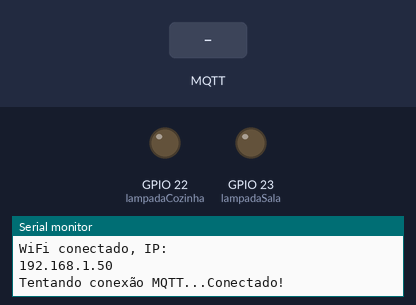
Bench run of a sketch on a simulated ESP32. Shown: output pins drawn as LEDs (lit = HIGH), the last lines printed to the serial monitor. The inputs (shaded band) are chosen by the test bench. WiFi joins after 1.5 s; servers stay silent unless stated; random numbers use the default seed unless the sketch sets one; no MQTT or app messages arrive unless stated.

Above: at 2.7 s.
2.8 s: MQTT message "1" arrives on the first subscribed topic
At 3.6 s:
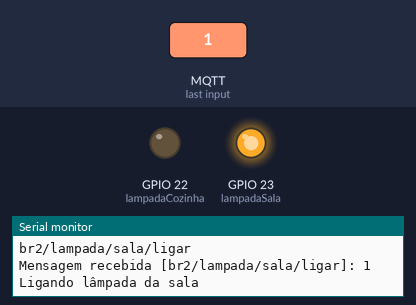
4.3 s: MQTT message "1" arrives on the third subscribed topic
At 4.8 s:
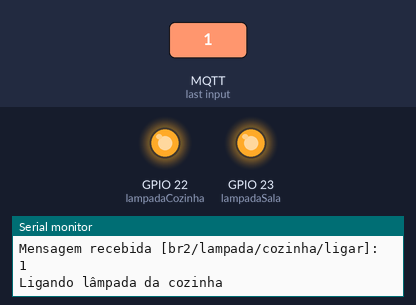
5.8 s: MQTT message "1" arrives on the second subscribed topic
At 7.0 s:
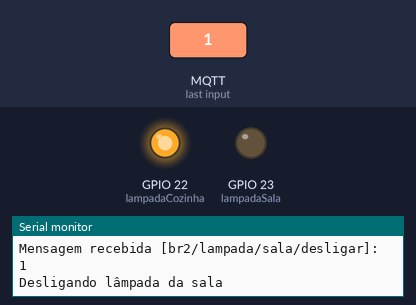
7.3 s: MQTT message "0" arrives on the first subscribed topic
At 8.3 s:
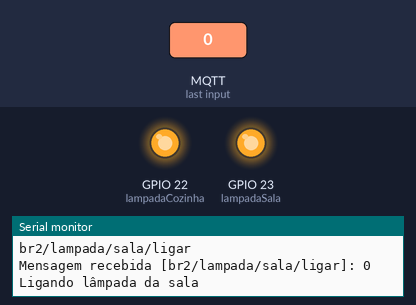
8.8 s: MQTT message "0" arrives on the second subscribed topic
At 9.4 s:
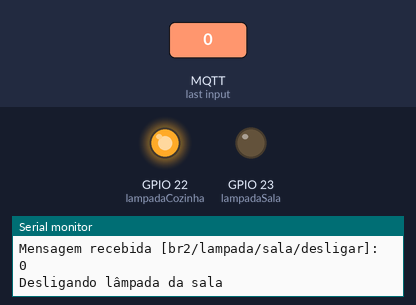
Timing chart, 0 to 11.3 s (numbered marks = the images above; inputs shaded):
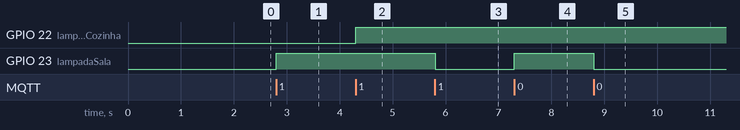

The sketch:

main.ino
```cpp
#include <Arduino.h>
#include <WiFi.h>
#include <PubSubClient.h>

const char* ssid = "AndroidAP0C94";
const char* password = "paodequeijo";

const char* mqtt_server = "broker.hivemq.com";
const int mqtt_port = 1883;

WiFiClient espClient;
PubSubClient client(espClient);

const int lampadaSala = 23;
const int lampadaCozinha = 22;

void setup_wifi() {
  delay(10);
  Serial.println("Conectando ao WiFi...");
  WiFi.begin(ssid, password);

  while (WiFi.status() != WL_CONNECTED)
  {
    delay(500);
    Serial.println(".");
  }
  Serial.println("");
  Serial.println("WiFi conectado, IP: ");
  Serial.println(WiFi.localIP());
}

void callback(char* topic, byte* payload, unsigned int length) {
  Serial.println(topic);
  String message;
  for (unsigned int i = 0; i < length; i++) {
    message += (char)payload[i];
  }

  Serial.print("Mensagem recebida [");
  Serial.print(topic);
  Serial.print("]: ");
  Serial.println(message);

  if (String(topic) == "br2/lampada/sala/ligar") {
    Serial.println("Ligando lâmpada da sala");
    digitalWrite(lampadaSala, HIGH);
  }
  else if (String(topic) == "br2/lampada/sala/desligar") {
    Serial.println("Desligando lâmpada da sala");
    digitalWrite(lampadaSala, LOW);
  }

  if (String(topic) == "br2/lampada/cozinha/ligar") {
    Serial.println("Ligando lâmpada da cozinha");
    digitalWrite(lampadaCozinha, HIGH);
  }
  else if (String(topic) == "br2/lampada/cozinha/desligar") {
    Serial.println("Desligando lâmpada da cozinha");
    digitalWrite(lampadaCozinha, LOW);
  }
}

void reconnect() {
  while (!client.connected()) {
    Serial.print("Tentando conexão MQTT...");
    String clientId = "ESP32-" + String(random(0xffff), HEX);

    if (client.connect(clientId.c_str())) {
      Serial.println("Conectado!");

      client.subscribe("br2/lampada/sala/ligar");
      client.subscribe("br2/lampada/sala/desligar");
      client.subscribe("br2/lampada/cozinha/ligar");
      client.subscribe("br2/lampada/cozinha/desligar");
    } else {
      Serial.print("Falha, rc=");
      Serial.print(client.state());
      Serial.println(" tentando novamente em 5s...");
      delay(5000);
    }
  }
}

void setup() {
  Serial.begin(115200);

  pinMode(lampadaSala, OUTPUT);
  pinMode(lampadaCozinha, OUTPUT);

  setup_wifi();
  client.setServer(mqtt_server, mqtt_port);
  client.setCallback(callback);
}

void loop() {
  if (!client.connected()) {
    reconnect();
  }
  client.loop();
}
```

Measured:
- after the input at 2.8 s, GPIO 23 (lampadaSala): LOW → HIGH at once
- after the input at 4.3 s, GPIO 22 (lampadaCozinha): LOW → HIGH at once
- after the input at 5.8 s, GPIO 23 (lampadaSala): HIGH → LOW at once
- after the input at 7.3 s, GPIO 23 (lampadaSala): LOW → HIGH at once
- after the input at 8.8 s, GPIO 23 (lampadaSala): HIGH → LOW at once
